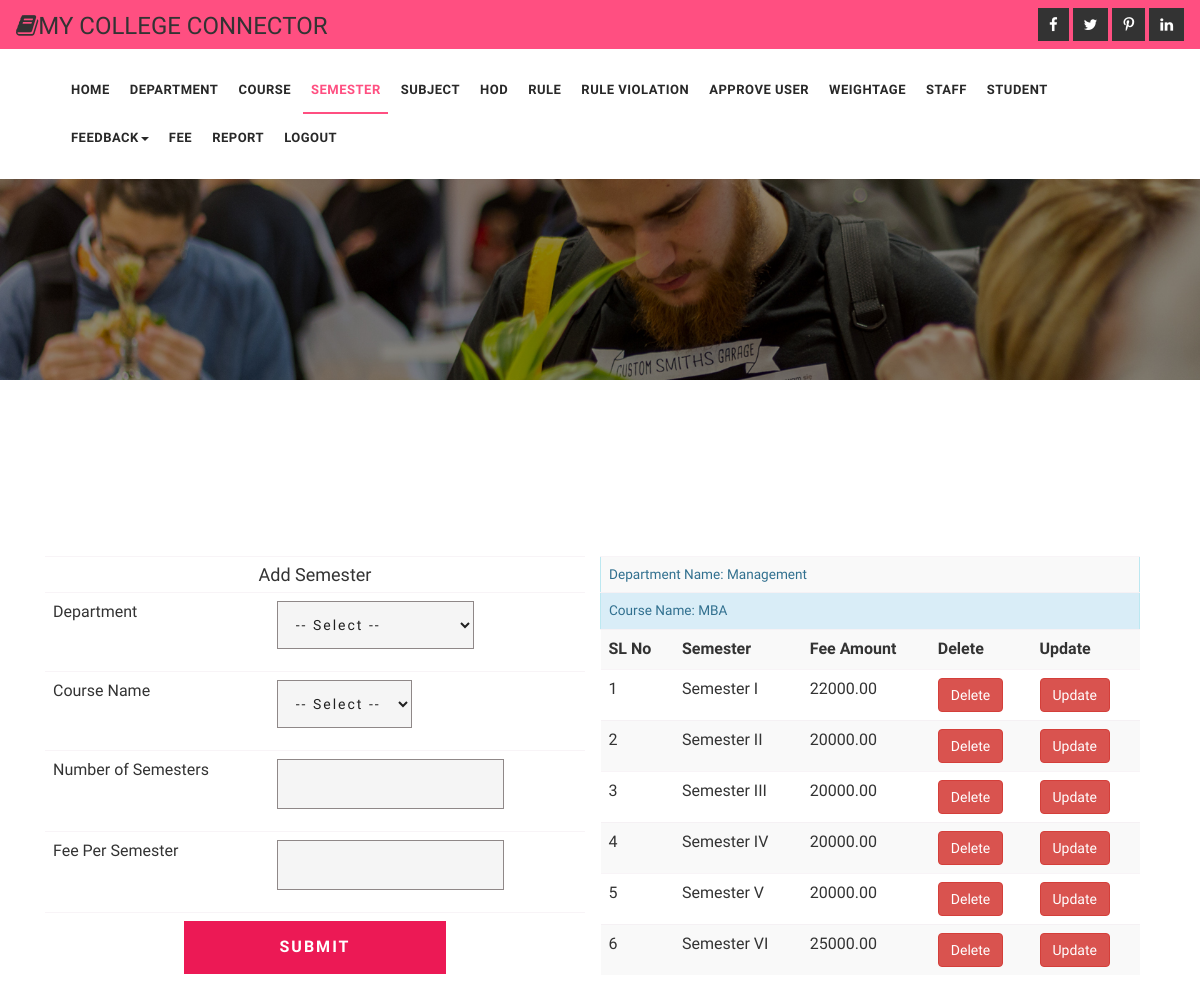
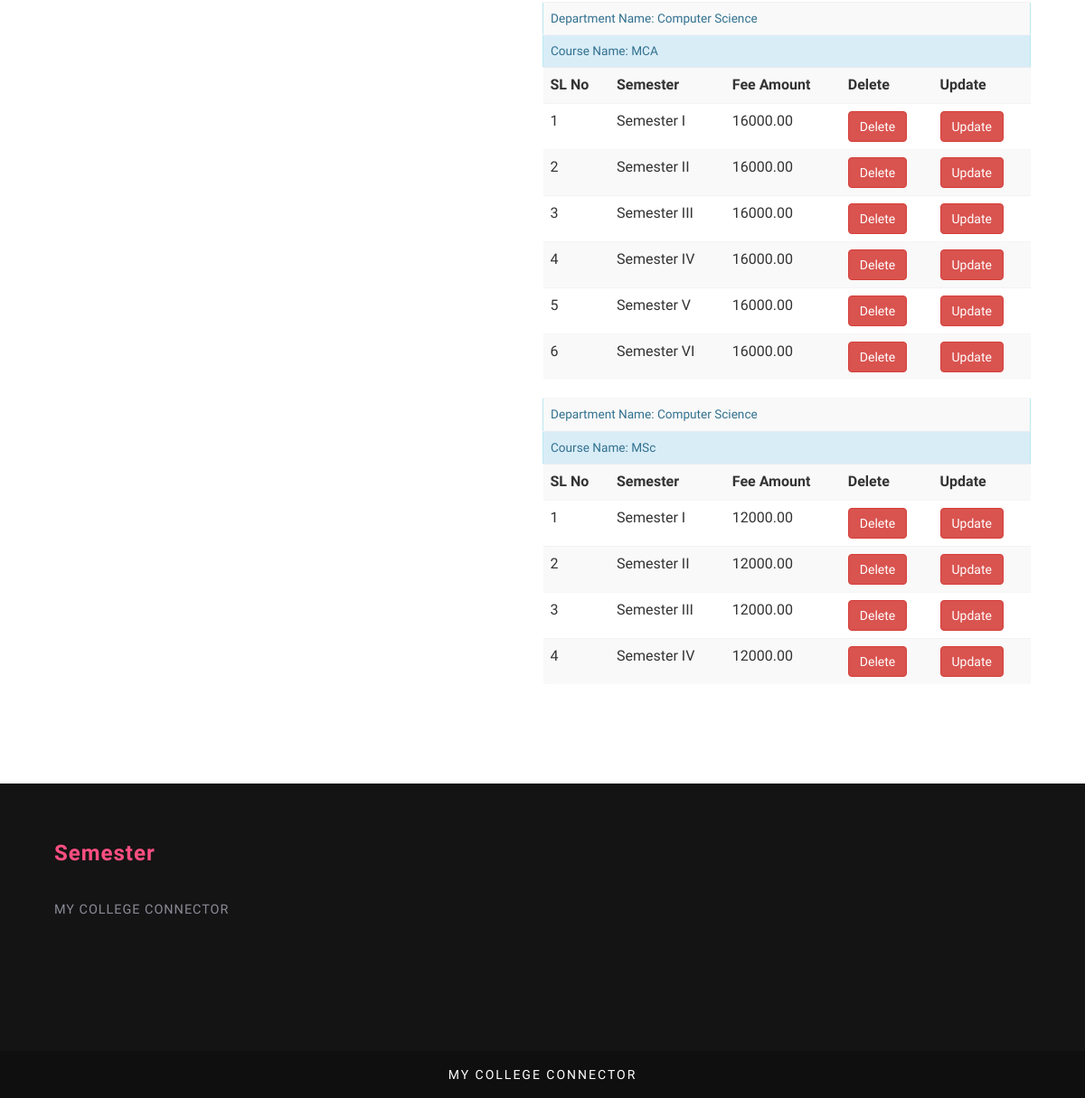
Page /admin/semester.php (signed in) on the committed database (2 pictures, top to bottom).
### tables this page shows
CREATE TABLE IF NOT EXISTS `tbl_course` (
  `course_id` int(11) NOT NULL AUTO_INCREMENT,
  `course_name` varchar(30) NOT NULL,
  `duration` int(11) NOT NULL,
  `department_id` int(11) NOT NULL,
  PRIMARY KEY (`course_id`)
);

CREATE TABLE IF NOT EXISTS `tbl_department` (
  `department_id` int(11) NOT NULL AUTO_INCREMENT,
  `department_name` varchar(50) NOT NULL,
  PRIMARY KEY (`department_id`)
);

CREATE TABLE IF NOT EXISTS `tbl_semester` (
  `semester_id` int(11) NOT NULL AUTO_INCREMENT,
  `semester_name` varchar(20) NOT NULL,
  `fee_amount` float(20,2) NOT NULL,
  `course_id` int(11) NOT NULL,
  PRIMARY KEY (`semester_id`)
);

### admin/query.php (called while the page is built, shortened)
<?php
include_once("../dboperation.php");
class query
{
	function select_semester_details($course_id)
	{
	   $sql="select b.*,c.*,d.* from tbl_semester b inner join tbl_course c on b.course_id=c.course_id inner join tbl_department as d on d.department_id=c.department_id where b.course_id='$course_id'";
		$db=new dboperation();
		$res=$db->execute($sql);
		return $res;
	}
function select_distinct_sem_details()
{
	 $sql="select * from tbl_course c  inner join tbl_department as d on d.department_id=c.department_id";
		$db=new dboperation();
		$res=$db->execute($sql);
		return $res;
}
}
?>

### dboperation.php (called while the page is built, shortened)
<?php
class dboperation
{
	var $con,$dbcon,$res;
	function dbconnect()
	{
		$this->con=mysqli_connect("localhost","root","","college_connector");
	}
	function execute($qry)
	{
		$this->res=mysqli_query($this->con,$qry);
		return $this->res;
	}
}
?>

### admin/semester.php (the view, shortened to what this page needs)
<!DOCTYPE html>
<html>
<head>
	<link href="../css/bootstrap.css" rel="stylesheet" type="text/css" media="all" />
	<link href="../css/style.css" rel="stylesheet" type="text/css" media="all" />
	<link href="../css/font-awesome.css" rel="stylesheet">
</head>
<body>
	 <?php
if(isset($_SESSION['login_id']))
{
    ?>
	<div class="header-1">
	<div class="agileits_top_menu">
		<div class="w3l_header_left">
					<div>
				<h3><span class="fa fa-book" aria-hidden="true"></span>MY COLLEGE CONNECTOR</h3></div>
			</div>
			<div class="w3l_header_right">
				<div class="w3ls-social-icons text-left">
					<a class="facebook" href="#"><i class="fa fa-facebook"></i></a>
					<a class="twitter" href="#"><i class="fa fa-twitter"></i></a>
					<a class="pinterest" href="#"><i class="fa fa-pinterest-p"></i></a>
					<a class="linkedin" href="#"><i class="fa fa-linkedin"></i></a>
				</div>
			</div>
			<div class="clearfix"> </div>
		</div>
		<div class="content white agile-info">
			<nav class="navbar navbar-default" role="navigation">
				<div class="container">
					<div class="collapse navbar-collapse" id="bs-example-navbar-collapse-1">
						<nav class="link-effect-2" id="link-effect-2">
							<ul class="nav navbar-nav">
								<li  ><a href="adminhome.php" class="effect-3">Home</a></li>
								<li><a href="department.php" class="effect-3">Department</a></li>
								<li  ><a href="course.php" class="effect-3">Course</a></li>
	<li class="active"><a href="semester.php" class="effect-3">Semester</a></li>
	<li><a href="subject.php" class="effect-3">Subject</a></li>
	<li><a href="hod.php" class="effect-3">HOD</a></li>
<li><a href="rule.php" class="effect-3">Rule</a></li>
<li><a href="rule_violation.php" class="effect-3">Rule Violation</a></li>
<li><a href="approve_user.php" class="effect-3">Approve User</a></li>
	<li><a href="add_weightage.php" class="effect-3">Weightage</a></li>
	<li><a href="staff.php" class="effect-3">Staff</a></li>
<li><a href="student.php" class="effect-3">Student</a></li>
<li><a href="#" class="dropdown-toggle hvr-bounce-to-bottom" data-toggle="dropdown" role="button" aria-haspopup="true" aria-expanded="false">Feedback<span class="caret"></span></a>
										</li>
<li><a href="feedetails.php" class="effect-3">Fee</a></li>
					<li><a href="report.php" class="effect-3">
								Report</a></li>
								<li><a href="../logout.php" class="effect-3">Logout</a></li>
							</ul>
						</nav>
					</div>
				</div>
			</nav>
		</div>
	</div>
	<div class="inner_content_info_agileits">
		<div class="container">
			<div class="inner_sec_grids_info_w3ls">
				<div class="w3layouts_mail_grid">
						<div class="col-md-6 wthree_contact_left_grid" style="">
 <?php
include_once("query.php");
$user=new query();
 ?>
<form name="f1" method="post" action="process_add_semester.php">
 <table class="table">
    <tr>
    <td colspan="2" align="center"><h4> Add Semester</h4></td></tr><tr>
    	<tr>
    <td>Department </td>
    <td><label>
    <select name="department_name" id="department_name" onchange="display_course()">
      <option value="0">-- Select --</option>
      </select>
    </label></td>
  </tr>
  <tr>
    <td>Course Name </td>
    <td><label>
      <select name="course_name" id="course_name"  >
       <option value="0">-- Select --</option>
      </select>
    </label></td>
  </tr>
      <td>Number of Semesters </td>
      <td><label>
      <input type="text" name="semester" id="semester">
      </label></td>
    </tr>
      <tr>
    <td>Fee Per Semester</td>
    <td><label>
      <input type="text" name="fee" id="fee">
    </label></td>
  </tr>
    <tr>
      <td colspan="2" align="center">
<input style="width:50%" class="operations" type="submit" name="Submit" value="Submit" onClick="return validate_semester()">
     </td>
    </tr>
  </table>
</form>
						</div>
			<div class="col-md-6 wthree_contact_left_grid">
    <?php
     $res22=$user->select_distinct_sem_details();
 while($r2=mysqli_fetch_array($res22))
  {
 $course_id=$r2["course_id"];
 ?>
 <?php
    $res2=$user->select_semester_details($course_id);
	$count=1;
	$n=mysqli_num_rows($res2);
	if($n>0)
	{
		?>
		 <table  class="table table-striped">
 <tr class="alert alert-info"><td colspan="6">Department  Name: <?php echo $r2['department_name']?></td></tr>
   <tr class="alert alert-info"><td colspan="6">Course  Name: <?php echo $r2['course_name']?></td></tr>
    <tr class="toptrtbl">
       <th>SL No</th>
       <th>Semester</th>
        <th>Fee Amount</th>
        <th>Delete</th>
      <th>Update</th>
    </tr>
		<?php
  while($r=mysqli_fetch_array($res2))
  {
  ?>
    <tr  class=ros<?php echo  $count%2; ?>>
    <td><?php echo$count ?></td>
      <td><?php echo $r['semester_name'] ?></td>
       <td><?php echo $r['fee_amount'] ?></td>
       <td><a class="btn btn-danger" href="process_delete_semester.php?id=<?php echo $r['semester_id'] ?>">Delete</a></td>
      <td><a class="btn btn-danger" href="process_update_semester.php?id=<?php echo $r['semester_id'] ?>&department_id=<?php echo $r['department_id'] ?>&course_id=<?php echo $r['course_id']?>&fee_amount=<?php echo $r['fee_amount'] ?>">Update</a></td>
    </tr>
    <?php
	$count++;
  }
}
}
  ?>
  </table>
						</div>
						<div class="clearfix"> </div>
				</div>
			</div>
		</div>
	</div>
	<div class="footer_top_agileits">
		<div class="container">
			<div class="col-md-4 footer_grid">
				<h3>Semester</h3>
				<p>MY COLLEGE CONNECTOR
				</p>
			</div>
			<div class="col-md-4 footer_grid">
			</div>
			<div class="col-md-4 footer_grid">
			</div>
			<div class="clearfix"> </div>
		</div>
	</div>
	<div class="footer_w3ls">
		<div class="container">
					<div class="footer_bottom1">
						<p>MY COLLEGE CONNECTOR</p>
					</div>
		</div>
	</div>
	<?php
}
else
{
    header("location:../login.php");
}
?>
</body>
</html>

### css/style.css (style rules this page uses)
html, body { margin: 0; font-size: 100%; background: #fff; font-family: 'Work Sans', sans-serif; }
body a { text-decoration: none; transition: 0.5s all; -webkit-transition: 0.5s all; -moz-transition: 0.5s all; -o-transition: 0.5s all; -ms-transition: 0.5s all; }
input[type="button"], input[type="submit"] { transition: 0.5s all; -webkit-transition: 0.5s all; -moz-transition: 0.5s all; -o-transition: 0.5s all; -ms-transition: 0.5s all; }
h1, h2, h3, h4, h5, h6 { margin: 0; font-family: 'Work Sans', sans-serif; }
p { margin: 0; letter-spacing: 1px; font-size: 0.9em; }
ul { margin: 0; padding: 0; }
label { margin: 0; }
.w3l_header_left { float:left; margin: .3em 0 0; }
.w3l_header_right { float: right; }
.w3ls-social-icons.text-left a { display: inline-block; }
.w3ls-social-icons i { font-size: 15px; background: #333; padding: 8px 10px; color: #fff; border: 1px solid #333; transition: 0.5s all; -webkit-transition: 0.5s all; -o-transition: 0.5s all; -ms-transition: 0.5s all; -moz-transition: 0.5s all; }
.agileits_top_menu { background: #ff4f81; padding: 0.5em 1em; }
.header-1 { background: url(../images/banner1.jpg) 0px 0px no-repeat; background-size: cover; min-height: 380px; }
.content { margin: 0; padding: 0px; }
.navbar-nav { margin: 0; }
.content.white { background: #fff; padding: 1em 0; }
.navbar { position: relative; min-height: 50px; margin-bottom: 0!important; border: 1px solid transparent; }
.navbar-default { background-color: #fff; border-color: #fff; }
.navbar-default .navbar-nav>li>a { color: #282828; font-size: 13px; letter-spacing: 0.5px; font-weight: 600; text-transform: uppercase; padding: 14px 8px; }
.navbar-nav>li>a { padding-top: 18px; padding-bottom: 15px; }
.navbar-default .navbar-nav>.active>a:before { background: #ff4f81; transform: translateX(0); -webkit-transform: translateX(0); -moz-transform: translateX(0); -o-transform: translateX(0); -ms-transform: translateX(0); }
.effect-3 { overflow: hidden; }
.effect-3:before { left: -1px; bottom: 0; width: 100%; height: 2px; background:#ff4f81; content: ''; position: absolute; transition: transform .5s ease; transform: translateX(-100%); -webkit-transform: translateX(-100%); -moz-transform: translateX(-100%); -o-transform: translateX(-100%); -ms-transform: translateX(-100%); }
.navbar-default .navbar-nav>.active>a, .navbar-default .navbar-nav>.active>a:hover, .navbar-default .navbar-nav>.active>a:focus { color: #ff4f81; background: none; }
.navbar-nav>li { float: left; margin: 0 2px; }
.table>thead>tr>th, .table>tbody>tr>th, .table>tfoot>tr>th, .table>thead>tr>td, .table>tbody>tr>td, .table>tfoot>tr>td { padding: 8px; line-height: 1.42857143; vertical-align: top; border-top: 1px solid rgba(241, 234, 239, 0.5); }
.alert { font-size: 0.85em; }
.w3layouts_mail_grid input[type="text"], .w3layouts_mail_grid input[type="email"], .w3layouts_mail_grid input[type="password"], .w3layouts_mail_grid textarea,.w3layouts_mail_grid select { outline: none; padding: 14px; font-size: 14px; color: #212121; background: #f5f5f5; width: 100%; border: 1px solid #8f8888; margin-bottom: 1em; letter-spacing: 2px; }
.w3layouts_mail_grid input[type="submit"], .w3layouts_mail_grid input[type="reset"] { outline: none; padding: 15px 20px; font-size: 16px; color: #fff; font-weight: 600; background: #ec1955; width: 100%; border: none; text-transform: uppercase; letter-spacing: 2px; }
.w3layouts_mail_grid { margin: 3em 0 10px 0; }
.wthree_contact_left_grid { padding-left: 0; }
.inner_content_info_agileits { padding: 1px 0; }
.footer_top_agileits { background: #141415; padding: 4em 0; }
.footer_w3ls { background: #0f0f10; text-align: center; padding: 1em 0; }
.footer_bottom1 p { color: #fff; font-size: 14px; letter-spacing: 2px; margin-top: 0em; }
.footer_grid h3, .footer_grid_left h3 { font-size: 1.5em; color: #ff4f81; position: relative; margin-bottom: 1.5em; font-weight: 600; letter-spacing: 1px; }
.footer_grid p { color: #8b8b96; line-height: 2em; margin-bottom: 2em; }
@media (max-width:1366px) { .inner_sec_grids_info_w3ls { margin-top: 3em; } }
@media (max-width:1366px) { .inner_content_info_agileits, .banner-bottom, .services { padding: 5em 0; } }

### rows in the picture
tbl_course: department.department_name "Management", course_name "MBA"
tbl_semester: semester_name "Semester I", fee_amount "22000.00"
tbl_semester: semester_name "Semester II", fee_amount "20000.00"
tbl_semester: semester_name "Semester III", fee_amount "20000.00"
tbl_semester: semester_name "Semester IV", fee_amount "20000.00"
tbl_semester: semester_name "Semester V", fee_amount "20000.00"
tbl_semester: semester_name "Semester VI", fee_amount "25000.00"
tbl_course: department.department_name "Computer Science", course_name "MCA"
tbl_semester: semester_name "Semester I", fee_amount "16000.00"
tbl_semester: semester_name "Semester II", fee_amount "16000.00"
tbl_semester: semester_name "Semester III", fee_amount "16000.00"
tbl_semester: semester_name "Semester IV", fee_amount "16000.00"
tbl_semester: semester_name "Semester V", fee_amount "16000.00"
tbl_semester: semester_name "Semester VI", fee_amount "16000.00"
tbl_course: department.department_name "Computer Science", course_name "MSc"
tbl_semester: semester_name "Semester I", fee_amount "12000.00"
tbl_semester: semester_name "Semester II", fee_amount "12000.00"
tbl_semester: semester_name "Semester III", fee_amount "12000.00"
tbl_semester: semester_name "Semester IV", fee_amount "12000.00"
